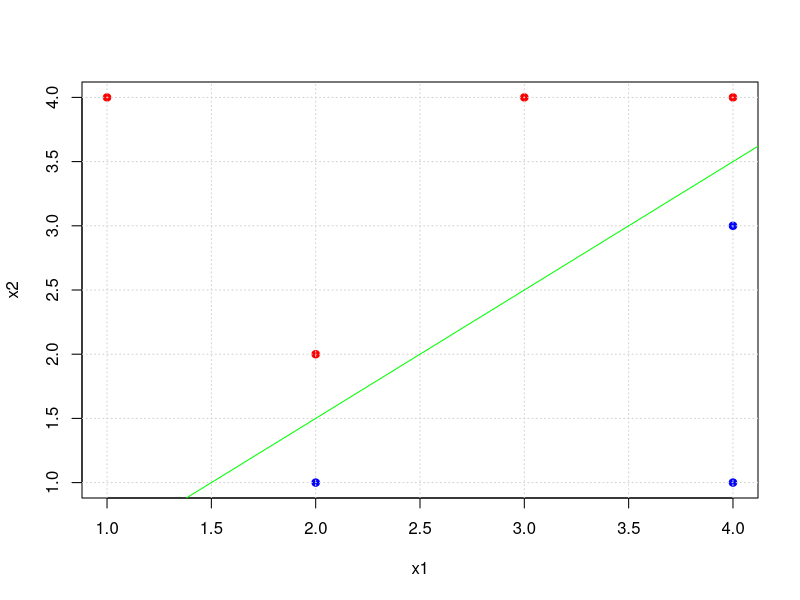

Source code (R):
x1<-c(3,2,4,1,2,4,4)
x2<-c(4,2,4,4,1,3,1)
y<-c('red','red','red','red','blue','blue','blue')

plot(x1,x2,col=y,pch=19)
grid()
abline(-0.5,1,col='green')
